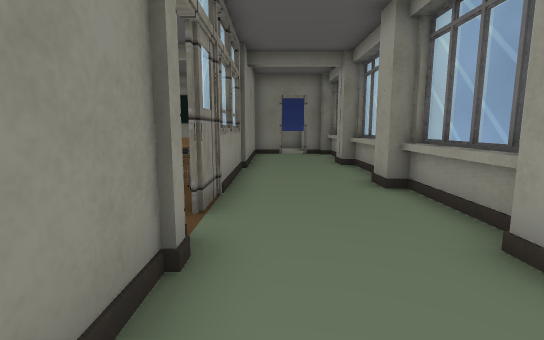
view 1 (above)

24 first-person views from a walk through a 3-D level made in the Unity game engine. The camera is 1.2 m above the floor, tilts 8° down and sees 85° across. Doors are open. The floor is counted in squares, 1 m on a side. Each view is taken from the middle of a square. On the plan, view 1 faces up. The plan holds only what a view shows up to about 13 squares ahead; the rest is blank. The place goes on beyond the plan. The player is left out. Some animated figures are not drawn. Some surface patterns are stand-ins.

view 2
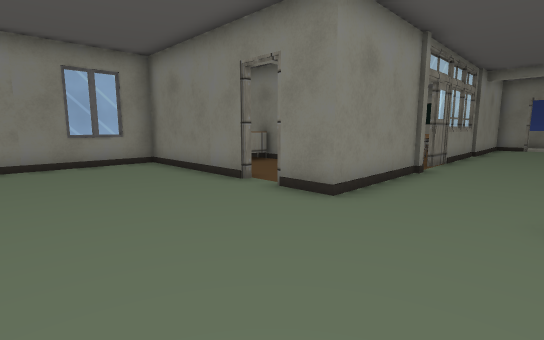

view 3
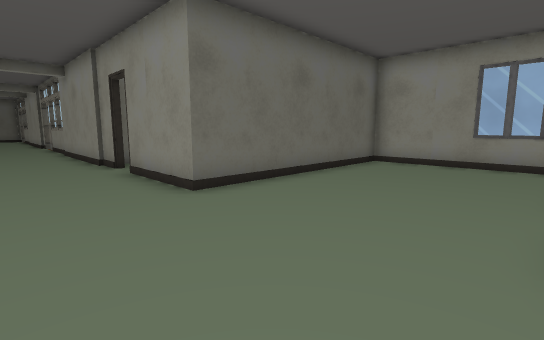

view 4
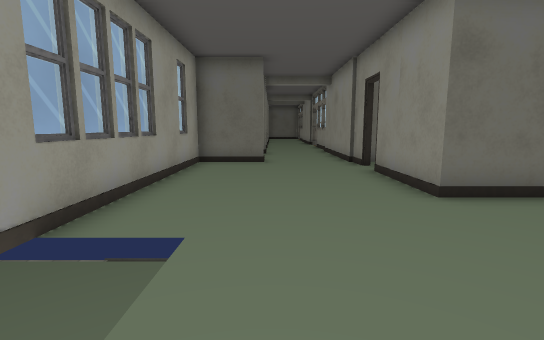

view 5
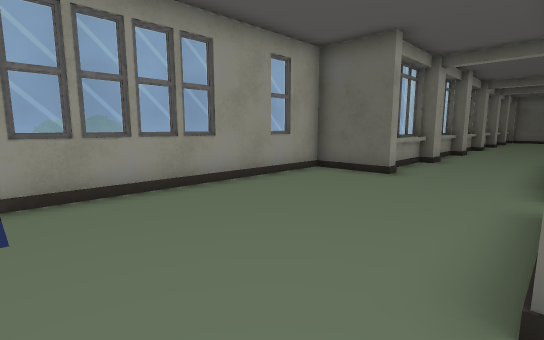

view 6
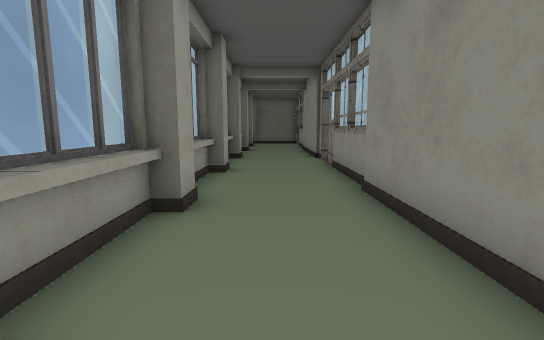

view 7
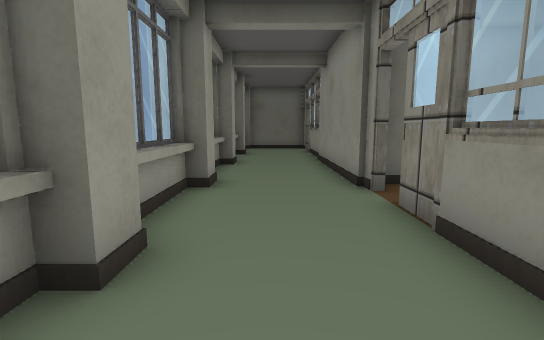

view 8
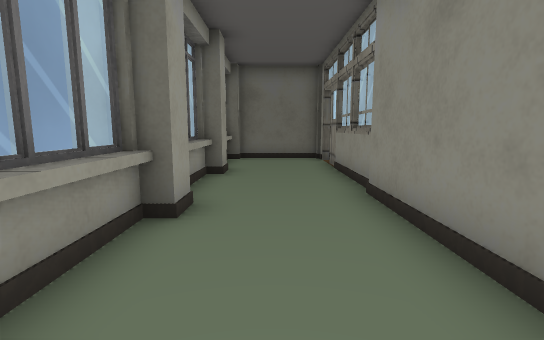

view 9
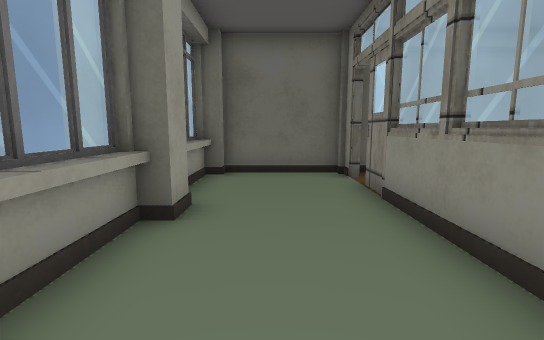

view 10
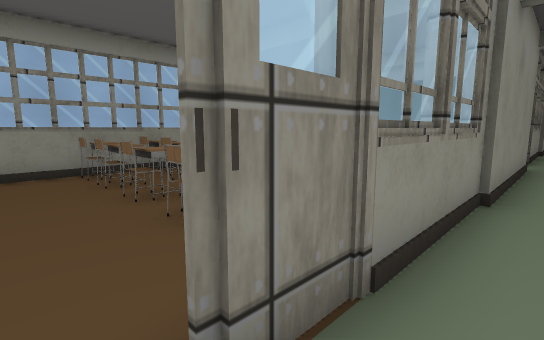

view 11
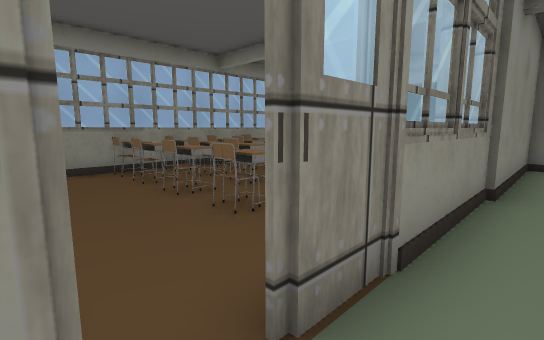

view 12
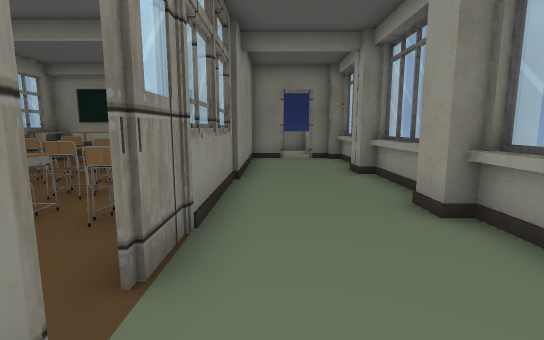

view 13
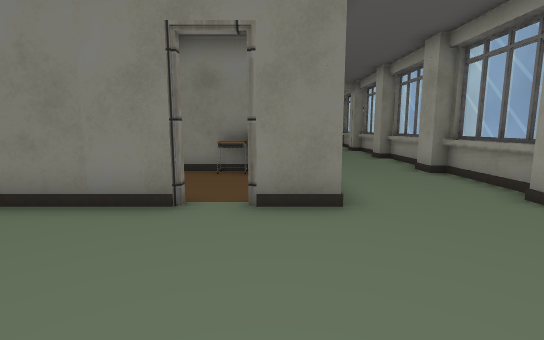

view 14
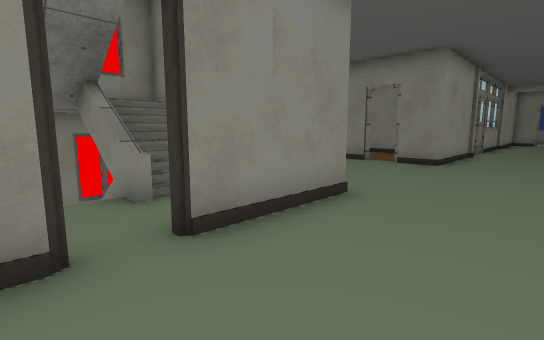

view 15
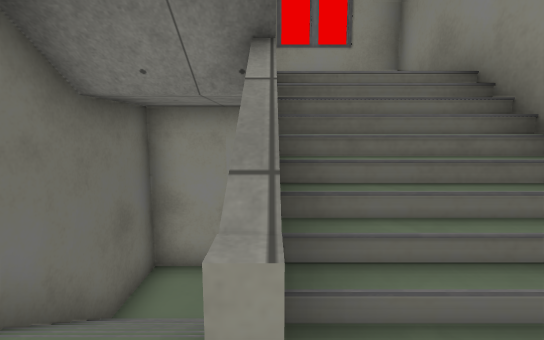

view 16
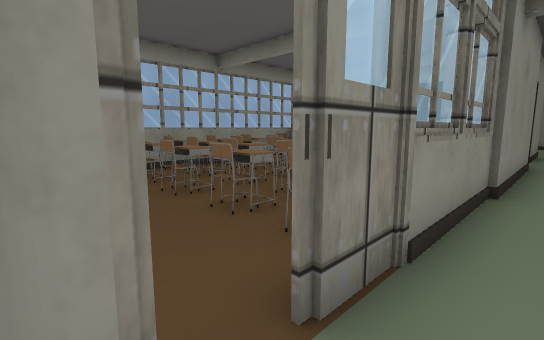

view 17
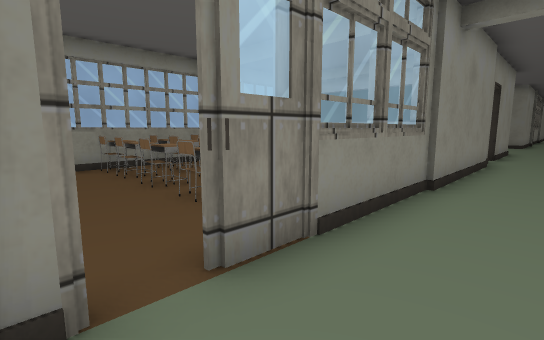

view 18
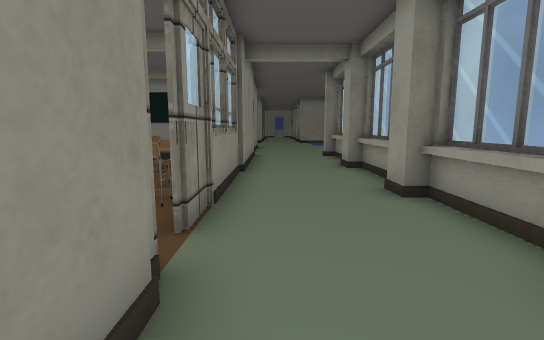

view 19
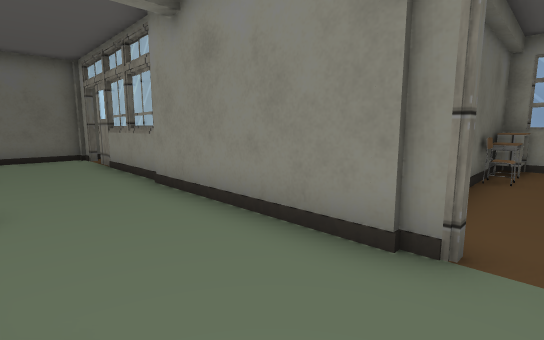

view 20
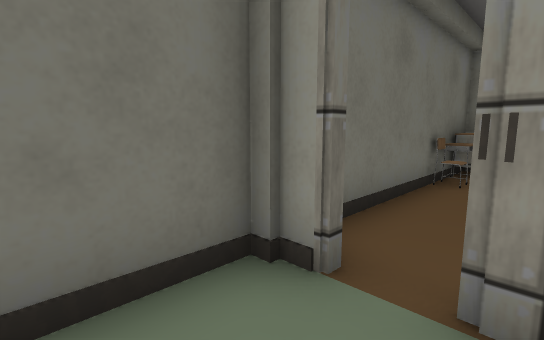

view 21
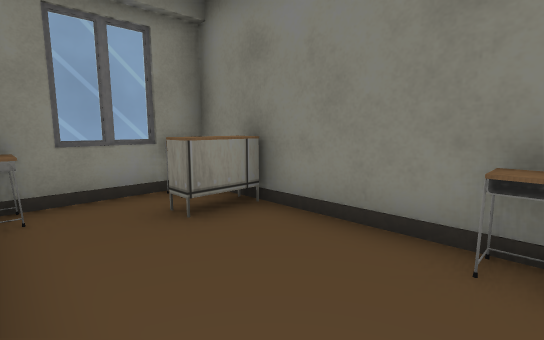

view 22
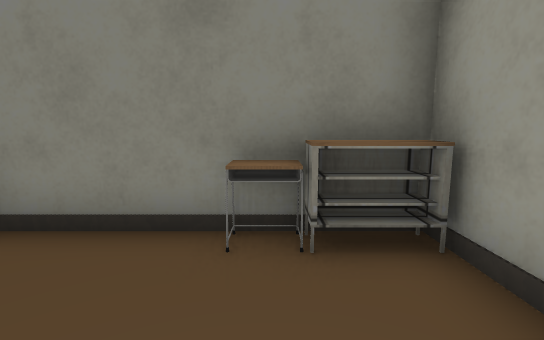

view 23
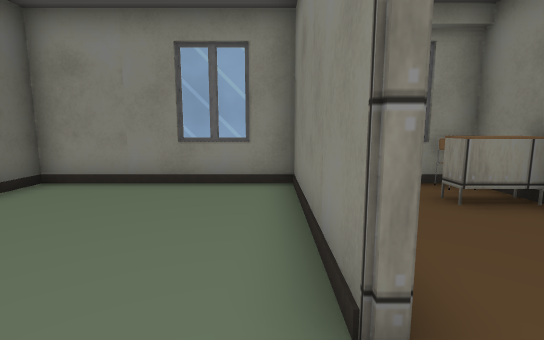

view 24
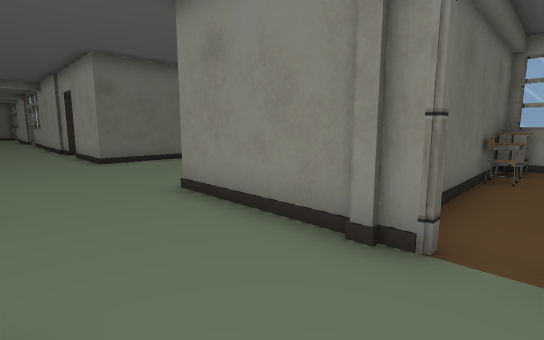

### Floor plan
Ten units are one square. View 1 is at (0, 0); x grows to the right and y downward. Boxes are objects, and circles mark ways between rooms. Rooms are numbered by the first view taken in them; rooms with no view inside come last. Other rooms are left out.
<svg viewBox="-96 -146 147 512">
<path fill="none" stroke="#000" d="M-9 115 -9 227M26 131 23 131 23 127 46 127 46 46M28 162 28 131M-34 11 -34 15 -85 15M34 170 23 170 23 162 34 162M28 6 28 -20M28 201 28 169M34 -20 23 -20 23 -29M-85 5 -85 71 -9 71 -9 105M-9 -33 -9 15 -24 15M34 209 23 209 23 201 31 201M28 -33 28 -60M-9 235 -9 345M28 240 28 209M34 -59 23 -59 23 -68M23 249 23 240 34 240M28 -75 28 -99M34 -98 23 -98 23 -106M28 280 28 257M23 287 23 279 34 279M28 -123 28 -138M31 -137 23 -137M28 319 28 297M5 -141 -9 -141 -9 -40M23 -141 15 -141M23 326 23 318 34 318M-9 352 -9 361 23 361M23 358 26 358M28 358 28 341M26 162 26 131M26 9 26 -20M26 201 26 169M26 -30 26 -60M26 240 26 209M26 -71 26 -98M26 280 26 256M26 -116 26 -136M26 319 26 296M26 358 26 335M-49 74 -85 74 -85 105M-55 -27 -30 -27M-85 -25 -85 5M-12 -8 -12 -24 -55 -24M-74 -141 -87 -141 -87 -26M-86 -137 -91 -137"/>
<rect x="-85" y="5" width="10" height="10" fill="#bbb"><title>desk</title></rect>
<rect x="-85" y="-25" width="10" height="10" fill="#bbb"><title>other object</title></rect>
<rect x="-85" y="-35" width="10" height="10" fill="#bbb"><title>desk</title></rect>
<rect x="-85" y="-65" width="10" height="10" fill="#bbb"><title>chair</title></rect>
<rect x="-85" y="-75" width="10" height="10" fill="#bbb"><title>other object</title></rect>
<rect x="-85" y="-85" width="10" height="10" fill="#bbb"><title>other object</title></rect>
<rect x="-85" y="-95" width="10" height="10" fill="#bbb"><title>other object</title></rect>
<rect x="-85" y="-105" width="10" height="10" fill="#bbb"><title>other object</title></rect>
<rect x="-85" y="-115" width="10" height="10" fill="#bbb"><title>other object</title></rect>
<rect x="-85" y="-135" width="10" height="10" fill="#bbb"><title>desk</title></rect>
<rect x="-75" y="-25" width="10" height="20" fill="#bbb"><title>desk</title></rect>
<rect x="-75" y="-35" width="10" height="10" fill="#bbb"><title>desk</title></rect>
<rect x="-75" y="-65" width="10" height="10" fill="#bbb"><title>chair</title></rect>
<rect x="-75" y="-75" width="10" height="10" fill="#bbb"><title>chair</title></rect>
<rect x="-75" y="-85" width="10" height="10" fill="#bbb"><title>other object</title></rect>
<rect x="-75" y="-95" width="20" height="10" fill="#bbb"><title>other object</title></rect>
<rect x="-75" y="-115" width="20" height="20" fill="#bbb"><title>other object</title></rect>
<rect x="-75" y="-135" width="20" height="20" fill="#bbb"><title>desk</title></rect>
<rect x="-65" y="-35" width="10" height="10" fill="#bbb"><title>chair</title></rect>
<rect x="-65" y="-65" width="10" height="10" fill="#bbb"><title>desk</title></rect>
<rect x="-65" y="-85" width="10" height="20" fill="#bbb"><title>other object</title></rect>
<rect x="-55" y="-65" width="10" height="10" fill="#bbb"><title>chair</title></rect>
<rect x="-55" y="-75" width="10" height="10" fill="#bbb"><title>other object</title></rect>
<rect x="-55" y="-85" width="10" height="10" fill="#bbb"><title>chair</title></rect>
<rect x="-55" y="-95" width="10" height="10" fill="#bbb"><title>other object</title></rect>
<rect x="-55" y="-105" width="10" height="10" fill="#bbb"><title>chair</title></rect>
<rect x="-55" y="-115" width="10" height="10" fill="#bbb"><title>other object</title></rect>
<rect x="-45" y="-65" width="10" height="10" fill="#bbb"><title>chair</title></rect>
<rect x="-45" y="-75" width="20" height="10" fill="#bbb"><title>chair</title></rect>
<rect x="-45" y="-85" width="20" height="10" fill="#bbb"><title>other object</title></rect>
<rect x="-45" y="-95" width="20" height="10" fill="#bbb"><title>other object</title></rect>
<rect x="-35" y="-25" width="10" height="10" fill="#bbb"><title>desk</title></rect>
<rect x="-35" y="-65" width="10" height="10" fill="#bbb"><title>desk</title></rect>
<rect x="-25" y="-25" width="10" height="10" fill="#bbb"><title>desk</title></rect>
<rect x="-25" y="-65" width="10" height="10" fill="#bbb"><title>chair</title></rect>
<rect x="-25" y="-75" width="10" height="10" fill="#bbb"><title>other object</title></rect>
<circle cx="-10" cy="-40" r="3" fill="#2a7"/>
<circle cx="-20" cy="10" r="3" fill="#2a7"/>
<circle cx="-30" cy="10" r="3" fill="#2a7"/>
<text x="0" y="90">1</text>
<text x="-50" y="90">2</text>
<text x="-50" y="-70">3</text>
</svg>
Room 1 opens to room 3.

Where each view was taken, in squares from view 1:
view 1: 0 up, 0 right, facing up
view 2: 6 down, 2 right, facing up-left
view 3: 2 down, 2 right, facing down-left
view 4: 2 down, 2 right, facing down
view 5: 5 down, 1 left, facing down-right
view 6: 12 down, 1 right, facing down
view 7: 18 down, 1 right, facing down
view 8: 24 down, 1 right, facing down
view 9: 28 down, 1 right, facing down
view 10: 35 down, 0 right, facing up-left
view 11: 3 up, 0 right, facing up-left
view 12: 2 up, 0 right, facing up
view 13: 6 down, 2 left, facing up
view 14: 12 down, 2 right, facing up-left
view 15: 10 down, 2 left, facing left
view 16: 24 down, 0 right, facing up-left
view 17: 24 down, 1 right, facing up-left
view 18: 26 down, 0 right, facing up
view 19: 23 down, 2 right, facing down-left
view 20: 34 down, 1 right, facing down-left
view 21: 1 down, 3 left, facing up-left
view 22: 1 down, 3 left, facing up
view 23: 2 down, 2 left, facing left
view 24: 4 up, 2 right, facing down-left
